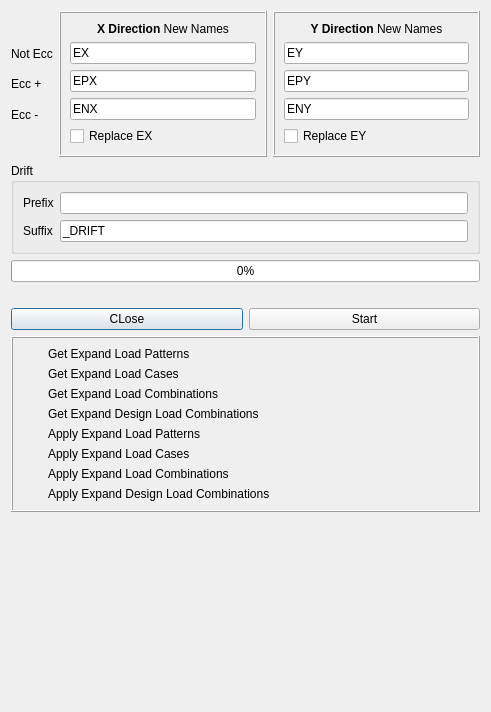
<?xml version="1.0" encoding="UTF-8"?>
<ui version="4.0">
 <class>Dialog</class>
 <widget class="QDialog" name="Dialog">
  <property name="geometry">
   <rect>
    <x>0</x>
    <y>0</y>
    <width>491</width>
    <height>712</height>
   </rect>
  </property>
  <property name="windowTitle">
   <string>Explode Seismic Load Patterns</string>
  </property>
  <layout class="QVBoxLayout" name="verticalLayout_4">
   <item>
    <layout class="QHBoxLayout" name="horizontalLayout_2">
     <item>
      <layout class="QVBoxLayout" name="verticalLayout">
       <item>
        <widget class="QLabel" name="label">
         <property name="text">
          <string/>
         </property>
        </widget>
       </item>
       <item>
        <widget class="QLabel" name="label_6">
         <property name="text">
          <string>Not Ecc</string>
         </property>
        </widget>
       </item>
       <item>
        <widget class="QLabel" name="label_2">
         <property name="text">
          <string>Ecc +</string>
         </property>
        </widget>
       </item>
       <item>
        <widget class="QLabel" name="label_3">
         <property name="text">
          <string>Ecc -</string>
         </property>
        </widget>
       </item>
       <item>
        <widget class="QLabel" name="label_7">
         <property name="text">
          <string/>
         </property>
        </widget>
       </item>
      </layout>
     </item>
     <item>
      <layout class="QHBoxLayout" name="horizontalLayout">
       <item>
        <widget class="QFrame" name="frame">
         <property name="frameShape">
          <enum>QFrame::Box</enum>
         </property>
         <property name="frameShadow">
          <enum>QFrame::Raised</enum>
         </property>
         <layout class="QVBoxLayout" name="verticalLayout_2">
          <item>
           <widget class="QLabel" name="label_4">
            <property name="text">
             <string>&lt;html&gt;&lt;head/&gt;&lt;body&gt;&lt;p&gt;&lt;span style=&quot; font-weight:600;&quot;&gt;X Direction&lt;/span&gt; New Names&lt;/p&gt;&lt;/body&gt;&lt;/html&gt;</string>
            </property>
            <property name="alignment">
             <set>Qt::AlignCenter</set>
            </property>
           </widget>
          </item>
          <item>
           <widget class="QLineEdit" name="ex">
            <property name="text">
             <string>EX</string>
            </property>
           </widget>
          </item>
          <item>
           <widget class="QLineEdit" name="epx">
            <property name="text">
             <string>EPX</string>
            </property>
           </widget>
          </item>
          <item>
           <widget class="QLineEdit" name="enx">
            <property name="text">
             <string>ENX</string>
            </property>
           </widget>
          </item>
          <item>
           <widget class="QCheckBox" name="replace_ex">
            <property name="text">
             <string>Replace EX</string>
            </property>
           </widget>
          </item>
         </layout>
        </widget>
       </item>
       <item>
        <widget class="QFrame" name="frame_2">
         <property name="frameShape">
          <enum>QFrame::Box</enum>
         </property>
         <property name="frameShadow">
          <enum>QFrame::Raised</enum>
         </property>
         <layout class="QVBoxLayout" name="verticalLayout_3">
          <item>
           <widget class="QLabel" name="label_5">
            <property name="text">
             <string>&lt;html&gt;&lt;head/&gt;&lt;body&gt;&lt;p&gt;&lt;span style=&quot; font-weight:600;&quot;&gt;Y Direction&lt;/span&gt; New Names&lt;/p&gt;&lt;/body&gt;&lt;/html&gt;</string>
            </property>
            <property name="alignment">
             <set>Qt::AlignCenter</set>
            </property>
           </widget>
          </item>
          <item>
           <widget class="QLineEdit" name="ey">
            <property name="text">
             <string>EY</string>
            </property>
           </widget>
          </item>
          <item>
           <widget class="QLineEdit" name="epy">
            <property name="text">
             <string>EPY</string>
            </property>
           </widget>
          </item>
          <item>
           <widget class="QLineEdit" name="eny">
            <property name="text">
             <string>ENY</string>
            </property>
           </widget>
          </item>
          <item>
           <widget class="QCheckBox" name="replace_ey">
            <property name="text">
             <string>Replace EY</string>
            </property>
           </widget>
          </item>
         </layout>
        </widget>
       </item>
      </layout>
     </item>
    </layout>
   </item>
   <item>
    <widget class="QGroupBox" name="groupBox">
     <property name="title">
      <string>Drift</string>
     </property>
     <layout class="QGridLayout" name="gridLayout_4">
      <item row="0" column="0">
       <widget class="QLabel" name="label_9">
        <property name="text">
         <string>Prefix</string>
        </property>
       </widget>
      </item>
      <item row="0" column="1">
       <widget class="QLineEdit" name="drift_prefix">
        <property name="text">
         <string/>
        </property>
       </widget>
      </item>
      <item row="1" column="0">
       <widget class="QLabel" name="label_10">
        <property name="text">
         <string>Suffix</string>
        </property>
       </widget>
      </item>
      <item row="1" column="1">
       <widget class="QLineEdit" name="drift_suffix">
        <property name="text">
         <string>_DRIFT</string>
        </property>
       </widget>
      </item>
     </layout>
    </widget>
   </item>
   <item>
    <widget class="QProgressBar" name="progressbar">
     <property name="value">
      <number>0</number>
     </property>
    </widget>
   </item>
   <item>
    <widget class="QLabel" name="result_label">
     <property name="text">
      <string/>
     </property>
    </widget>
   </item>
   <item>
    <layout class="QHBoxLayout" name="horizontalLayout_3">
     <item>
      <widget class="QPushButton" name="close_button">
       <property name="text">
        <string>CLose</string>
       </property>
      </widget>
     </item>
     <item>
      <widget class="QPushButton" name="start_button">
       <property name="text">
        <string>Start</string>
       </property>
      </widget>
     </item>
    </layout>
   </item>
   <item>
    <widget class="QFrame" name="frame_3">
     <property name="frameShape">
      <enum>QFrame::Box</enum>
     </property>
     <property name="frameShadow">
      <enum>QFrame::Raised</enum>
     </property>
     <layout class="QGridLayout" name="gridLayout">
      <item row="4" column="1">
       <widget class="QLabel" name="label_15">
        <property name="text">
         <string>Apply Expand Load Patterns</string>
        </property>
       </widget>
      </item>
      <item row="5" column="0">
       <widget class="QLabel" name="set_loadcase">
        <property name="maximumSize">
         <size>
          <width>20</width>
          <height>20</height>
         </size>
        </property>
        <property name="font">
         <font>
          <pointsize>8</pointsize>
         </font>
        </property>
        <property name="text">
         <string/>
        </property>
        <property name="pixmap">
         <pixmap resource="../../civiltools.qrc">:/civiltools/civilTools/images/cancel.svg</pixmap>
        </property>
        <property name="scaledContents">
         <bool>true</bool>
        </property>
       </widget>
      </item>
      <item row="4" column="0">
       <widget class="QLabel" name="set_loadpat">
        <property name="maximumSize">
         <size>
          <width>20</width>
          <height>20</height>
         </size>
        </property>
        <property name="font">
         <font>
          <pointsize>8</pointsize>
         </font>
        </property>
        <property name="text">
         <string/>
        </property>
        <property name="pixmap">
         <pixmap resource="../../civiltools.qrc">:/civiltools/civilTools/images/cancel.svg</pixmap>
        </property>
        <property name="scaledContents">
         <bool>true</bool>
        </property>
       </widget>
      </item>
      <item row="5" column="1">
       <widget class="QLabel" name="label_16">
        <property name="text">
         <string>Apply Expand Load Cases</string>
        </property>
       </widget>
      </item>
      <item row="3" column="0">
       <widget class="QLabel" name="get_design_loadcomb">
        <property name="maximumSize">
         <size>
          <width>20</width>
          <height>20</height>
         </size>
        </property>
        <property name="font">
         <font>
          <pointsize>8</pointsize>
         </font>
        </property>
        <property name="text">
         <string/>
        </property>
        <property name="pixmap">
         <pixmap resource="../../civiltools.qrc">:/civiltools/civilTools/images/cancel.svg</pixmap>
        </property>
        <property name="scaledContents">
         <bool>true</bool>
        </property>
       </widget>
      </item>
      <item row="2" column="0">
       <widget class="QLabel" name="get_loadcomb">
        <property name="maximumSize">
         <size>
          <width>20</width>
          <height>20</height>
         </size>
        </property>
        <property name="font">
         <font>
          <pointsize>8</pointsize>
         </font>
        </property>
        <property name="text">
         <string/>
        </property>
        <property name="pixmap">
         <pixmap resource="../../civiltools.qrc">:/civiltools/civilTools/images/cancel.svg</pixmap>
        </property>
        <property name="scaledContents">
         <bool>true</bool>
        </property>
       </widget>
      </item>
      <item row="0" column="0">
       <widget class="QLabel" name="get_loadpat">
        <property name="maximumSize">
         <size>
          <width>20</width>
          <height>20</height>
         </size>
        </property>
        <property name="font">
         <font>
          <pointsize>8</pointsize>
         </font>
        </property>
        <property name="text">
         <string/>
        </property>
        <property name="pixmap">
         <pixmap resource="../../civiltools.qrc">:/civiltools/civilTools/images/cancel.svg</pixmap>
        </property>
        <property name="scaledContents">
         <bool>true</bool>
        </property>
       </widget>
      </item>
      <item row="2" column="1">
       <widget class="QLabel" name="label_13">
        <property name="text">
         <string>Get Expand Load Combinations</string>
        </property>
       </widget>
      </item>
      <item row="1" column="0">
       <widget class="QLabel" name="get_loadcase">
        <property name="maximumSize">
         <size>
          <width>20</width>
          <height>20</height>
         </size>
        </property>
        <property name="font">
         <font>
          <pointsize>8</pointsize>
         </font>
        </property>
        <property name="text">
         <string/>
        </property>
        <property name="pixmap">
         <pixmap resource="../../civiltools.qrc">:/civiltools/civilTools/images/cancel.svg</pixmap>
        </property>
        <property name="scaledContents">
         <bool>true</bool>
        </property>
       </widget>
      </item>
      <item row="1" column="1">
       <widget class="QLabel" name="label_12">
        <property name="text">
         <string>Get Expand Load Cases</string>
        </property>
       </widget>
      </item>
      <item row="3" column="1">
       <widget class="QLabel" name="label_14">
        <property name="text">
         <string>Get Expand Design Load Combinations</string>
        </property>
       </widget>
      </item>
      <item row="6" column="1">
       <widget class="QLabel" name="label_17">
        <property name="text">
         <string>Apply Expand Load Combinations</string>
        </property>
       </widget>
      </item>
      <item row="6" column="0">
       <widget class="QLabel" name="set_loadcomb">
        <property name="maximumSize">
         <size>
          <width>20</width>
          <height>20</height>
         </size>
        </property>
        <property name="font">
         <font>
          <pointsize>8</pointsize>
         </font>
        </property>
        <property name="text">
         <string/>
        </property>
        <property name="pixmap">
         <pixmap resource="../../civiltools.qrc">:/civiltools/civilTools/images/cancel.svg</pixmap>
        </property>
        <property name="scaledContents">
         <bool>true</bool>
        </property>
       </widget>
      </item>
      <item row="0" column="1">
       <widget class="QLabel" name="label_11">
        <property name="text">
         <string>Get Expand Load Patterns</string>
        </property>
       </widget>
      </item>
      <item row="7" column="0">
       <widget class="QLabel" name="set_design_loadcomb">
        <property name="maximumSize">
         <size>
          <width>20</width>
          <height>20</height>
         </size>
        </property>
        <property name="font">
         <font>
          <pointsize>8</pointsize>
         </font>
        </property>
        <property name="text">
         <string/>
        </property>
        <property name="pixmap">
         <pixmap resource="../../civiltools.qrc">:/civiltools/civilTools/images/cancel.svg</pixmap>
        </property>
        <property name="scaledContents">
         <bool>true</bool>
        </property>
       </widget>
      </item>
      <item row="7" column="1">
       <widget class="QLabel" name="label_18">
        <property name="text">
         <string>Apply Expand Design Load Combinations</string>
        </property>
       </widget>
      </item>
     </layout>
    </widget>
   </item>
   <item>
    <spacer name="verticalSpacer">
     <property name="orientation">
      <enum>Qt::Vertical</enum>
     </property>
     <property name="sizeHint" stdset="0">
      <size>
       <width>20</width>
       <height>40</height>
      </size>
     </property>
    </spacer>
   </item>
  </layout>
 </widget>
 <resources>
  <include location="../../civiltools.qrc"/>
  <include location="../../civiltools.qrc"/>
 </resources>
 <connections/>
</ui>
